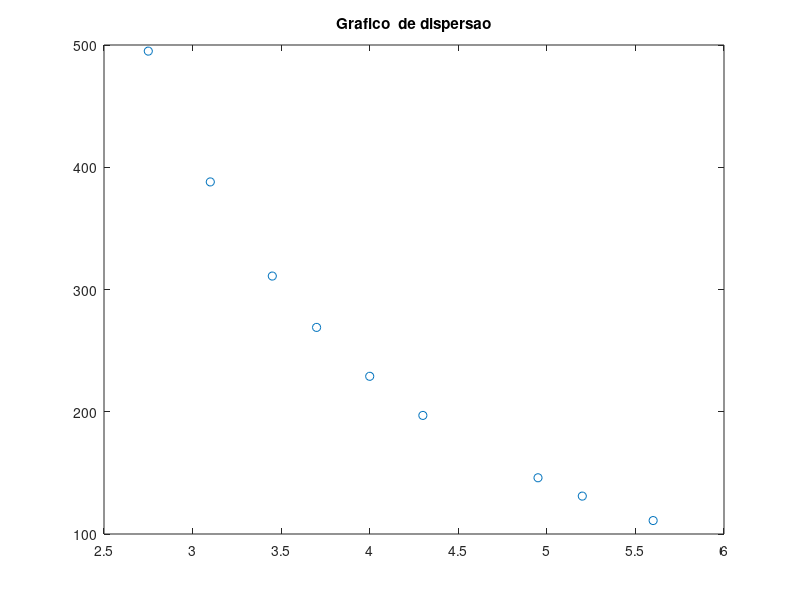

The MATLAB source for this figure: (Note: this script raises an error after producing the figure.)
clear
clc

hb = [495 388 311 269 229 197 146 131 111];
d = [2.75 3.10 3.45 3.7 4 4.3 4.95 5.2 5.6];

# Removido o setimo valor da tabela original

plot(d, hb, 'o')
title('Grafico  de dispersao');

diametro = input('Digite o diametro do penetrador: ');
AICcant = -Inf;
r2ant = 0;
for p = 2 : 9
  [b, r2, s2, AICc, Info]  = regressao_linear_en (9, 1, 2, 1, d', hb');
  if AICc > AICcant && r2 > r2ant
    disp('O ajuste melhorou');
    AICcand = AICc;
    r2ant = r2;
  endif
endfor
r2
dureza = b(1) + b(2)*diametro

